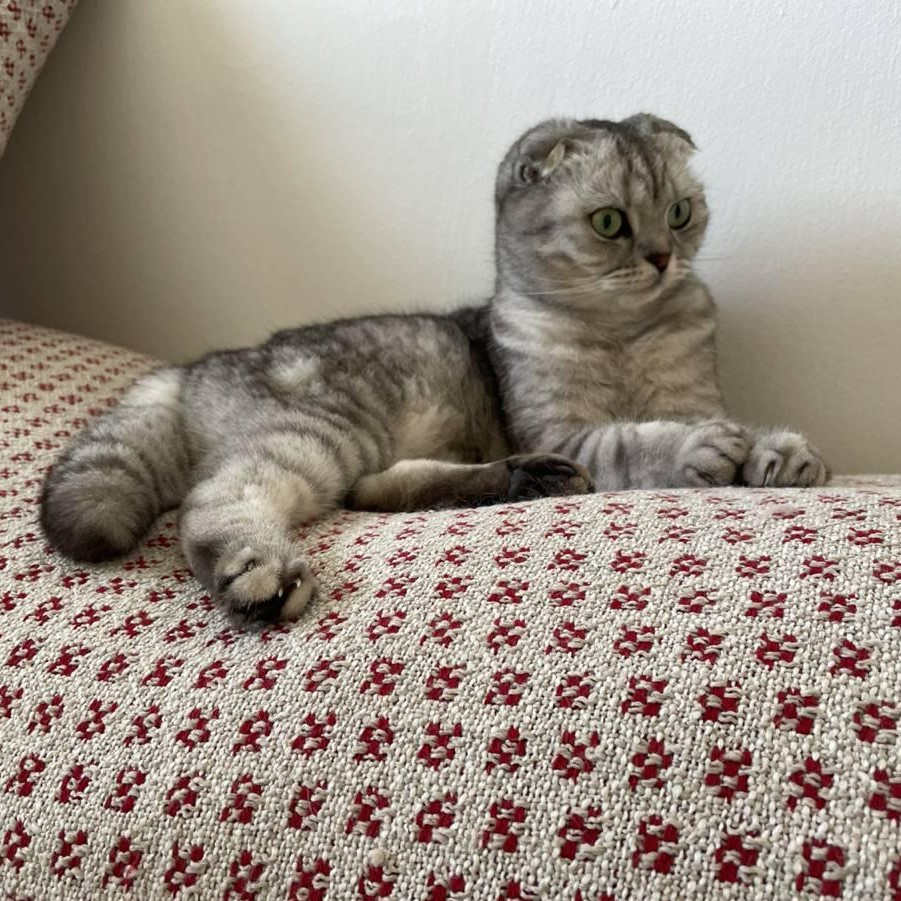
#> input picture assets/image/chibi.jpg, 901 x 901 px, found by its file name
$ python sample_points.py   (older library calls are emulated)
#> lines starting #> are read from the running program, lines starting #| are printed output that depends on the picture
import cv2
import numpy as np

def sample_pixel_coordinates(image, temperature=1.0, samples=1):
    # Convert to grayscale if necessary
    if len(image.shape) > 2:
        gray = cv2.cvtColor(image, cv2.COLOR_BGR2GRAY)
    else:
        gray = image.copy()

    # Normalize the grayscale image
    gray = gray / 255.0

    # Compute the gradients using the Sobel filter
    sobel_x = cv2.Sobel(gray, cv2.CV_64F, 1, 0, ksize=3)
    sobel_y = cv2.Sobel(gray, cv2.CV_64F, 0, 1, ksize=3)

    # Compute the gradient magnitude
    gradient_magnitude = np.sqrt(sobel_x ** 2 + sobel_y ** 2)

    # Normalize the gradient magnitude
    gradient_magnitude = gradient_magnitude / np.max(gradient_magnitude)

    # Compute the temperature-adjusted softmax probabilities
    probabilities = np.power(gradient_magnitude, 1 / temperature)
    probabilities /= np.sum(probabilities)

    # Sample coordinates
    flattened_probabilities = probabilities.flatten()
    sampled_indices = np.random.choice(flattened_probabilities.size, size=samples, p=flattened_probabilities,
        replace=False
    )
    sampled_coordinates = np.array(np.unravel_index(sampled_indices, probabilities.shape)).T

    return sampled_coordinates

if __name__ == '__main__':
    import matplotlib.pyplot as plt

    image = cv2.imread('assets/images/chibi.jpg')
#> image is the input picture: shape (901, 901, 3); mean B, G, R 134.2, 144.1, 155.9
    # Compute the gradients using the Sobel filter
    gray = cv2.cvtColor(image, cv2.COLOR_BGR2GRAY)
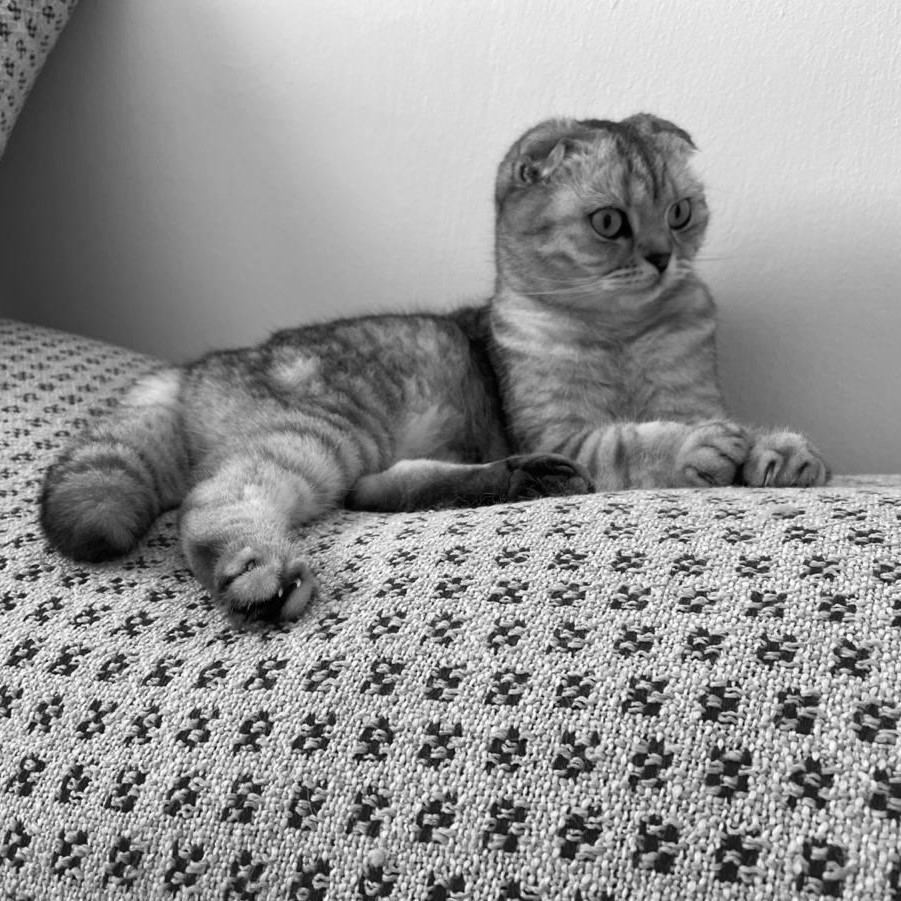
#> gray: shape (901, 901); min 0, max 254, mean 146.5
    sobel_x = cv2.Sobel(gray, cv2.CV_64F, 1, 0, ksize=3)
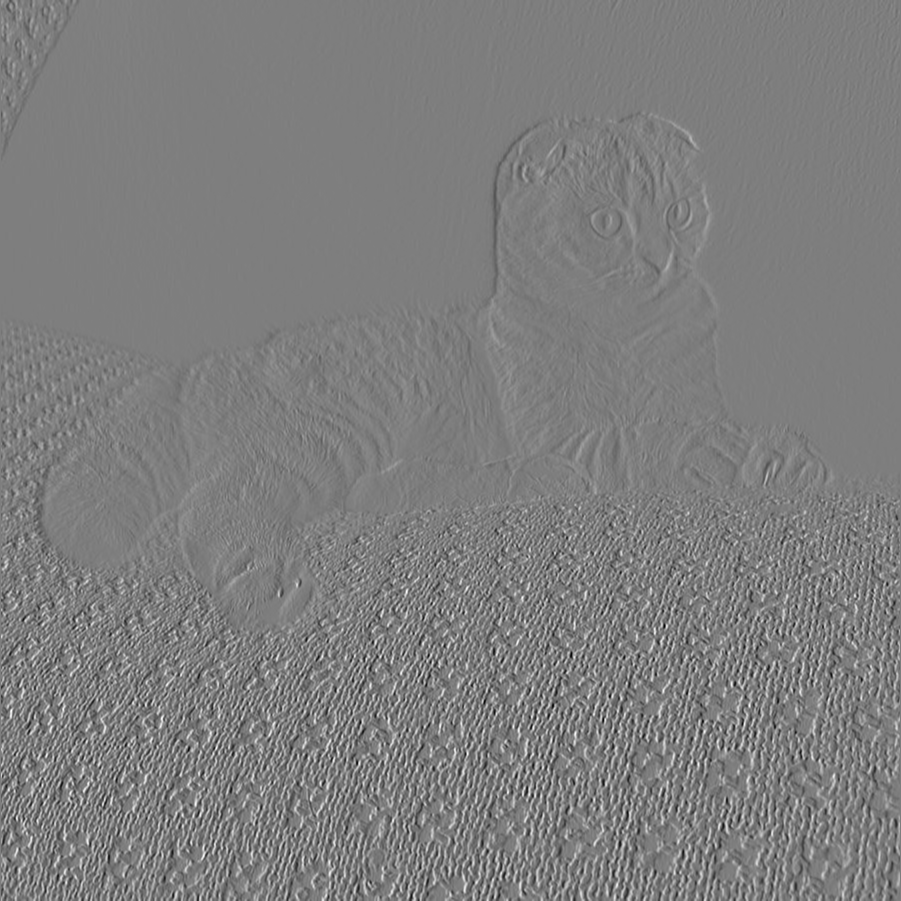
#> sobel_x: shape (901, 901) float64; min -826, max 843, mean 0.3; drawn with min black and max white
    sobel_y = cv2.Sobel(gray, cv2.CV_64F, 0, 1, ksize=3)
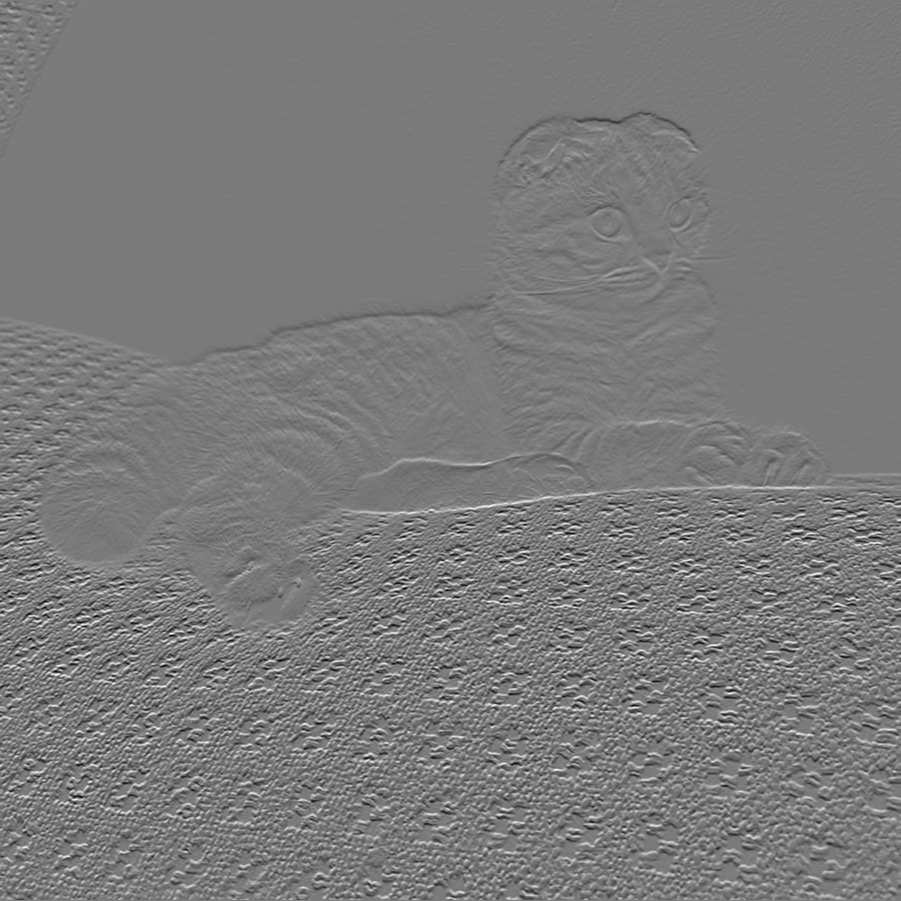
#> sobel_y: shape (901, 901) float64; min -785, max 839, mean -0.6; drawn with min black and max white

    # Compute the gradient magnitude
    gradient_magnitude = np.sqrt(sobel_x ** 2 + sobel_y ** 2)
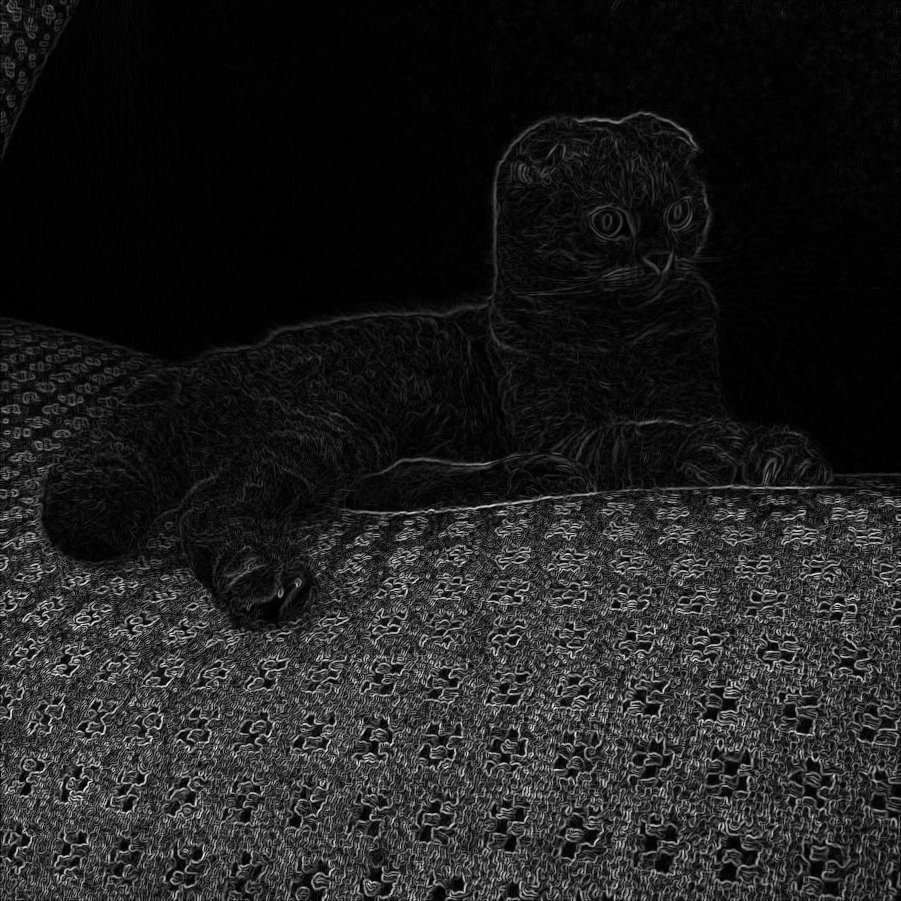
#> gradient_magnitude: shape (901, 901) float64; min 0, max 889.2, mean 109.4; drawn with min black and max white
    gradient_magnitude = gradient_magnitude / np.max(gradient_magnitude)

    plt.imshow(gradient_magnitude)
    # plt.scatter(coordinates[:, 1], coordinates[:, 0], c='r', s=1)
    plt.show()
